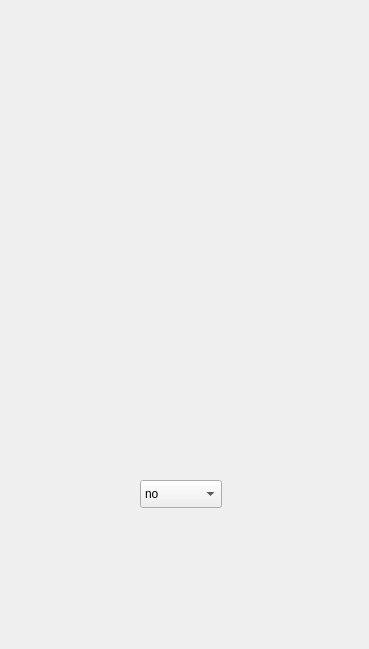
    <widget class="QWidget" name="baxi_woman_user_choose_vehicle_type">
     <widget class="QLabel" name="label_22">
      <property name="geometry">
       <rect>
        <x>0</x>
        <y>0</y>
        <width>360</width>
        <height>640</height>
       </rect>
      </property>
      <property name="text">
       <string/>
      </property>
      <property name="pixmap">
       <pixmap>../image/baxi_woman_user_choose_vehicle_type/baxi_woman_choose_vehicle_type.png</pixmap>
      </property>
     </widget>
     <widget class="QPushButton" name="pushButt_request_baxi_woman_baxi_woman_user_choose_vehicle_type">
      <property name="geometry">
       <rect>
        <x>20</x>
        <y>580</y>
        <width>321</width>
        <height>31</height>
       </rect>
      </property>
      <property name="text">
       <string/>
      </property>
      <property name="flat">
       <bool>true</bool>
      </property>
     </widget>
     <widget class="QPushButton" name="pushButt_back_baxi_woman_baxi_woman_user_choose_vehicle_type">
      <property name="geometry">
       <rect>
        <x>30</x>
        <y>60</y>
        <width>31</width>
        <height>31</height>
       </rect>
      </property>
      <property name="text">
       <string/>
      </property>
      <property name="flat">
       <bool>true</bool>
      </property>
     </widget>
     <widget class="QPushButton" name="pushButt_go_to_baxi_bar_baxi_woman_user_choose_vehicle_type">
      <property name="geometry">
       <rect>
        <x>110</x>
        <y>390</y>
        <width>41</width>
        <height>21</height>
       </rect>
      </property>
      <property name="text">
       <string/>
      </property>
      <property name="flat">
       <bool>true</bool>
      </property>
     </widget>
     <widget class="QPushButton" name="pushButt_go_to_baxi_box_baxi_woman_user_choose_vehicle_type">
      <property name="geometry">
       <rect>
        <x>210</x>
        <y>390</y>
        <width>41</width>
        <height>21</height>
       </rect>
      </property>
      <property name="text">
       <string/>
      </property>
      <property name="flat">
       <bool>true</bool>
      </property>
     </widget>
     <widget class="QPushButton" name="pushButt_go_to_baxi_baxi_woman_user_choose_vehicle_type">
      <property name="geometry">
       <rect>
        <x>300</x>
        <y>390</y>
        <width>41</width>
        <height>21</height>
       </rect>
      </property>
      <property name="text">
       <string/>
      </property>
      <property name="flat">
       <bool>true</bool>
      </property>
     </widget>
     <widget class="QPushButton" name="pushButt_done_baxi_woman_user_choose_vehicle_type">
      <property name="geometry">
       <rect>
        <x>230</x>
        <y>410</y>
        <width>61</width>
        <height>29</height>
       </rect>
      </property>
      <property name="text">
       <string/>
      </property>
      <property name="flat">
       <bool>true</bool>
      </property>
     </widget>
     <widget class="QComboBox" name="round_trip_baxi_woman_user_choose_vehicle_type">
      <property name="geometry">
       <rect>
        <x>140</x>
        <y>480</y>
        <width>82</width>
        <height>28</height>
       </rect>
      </property>
      <item>
       <property name="text">
        <string>no</string>
       </property>
      </item>
      <item>
       <property name="text">
        <string>yes</string>
       </property>
      </item>
     </widget>
    </widget>
